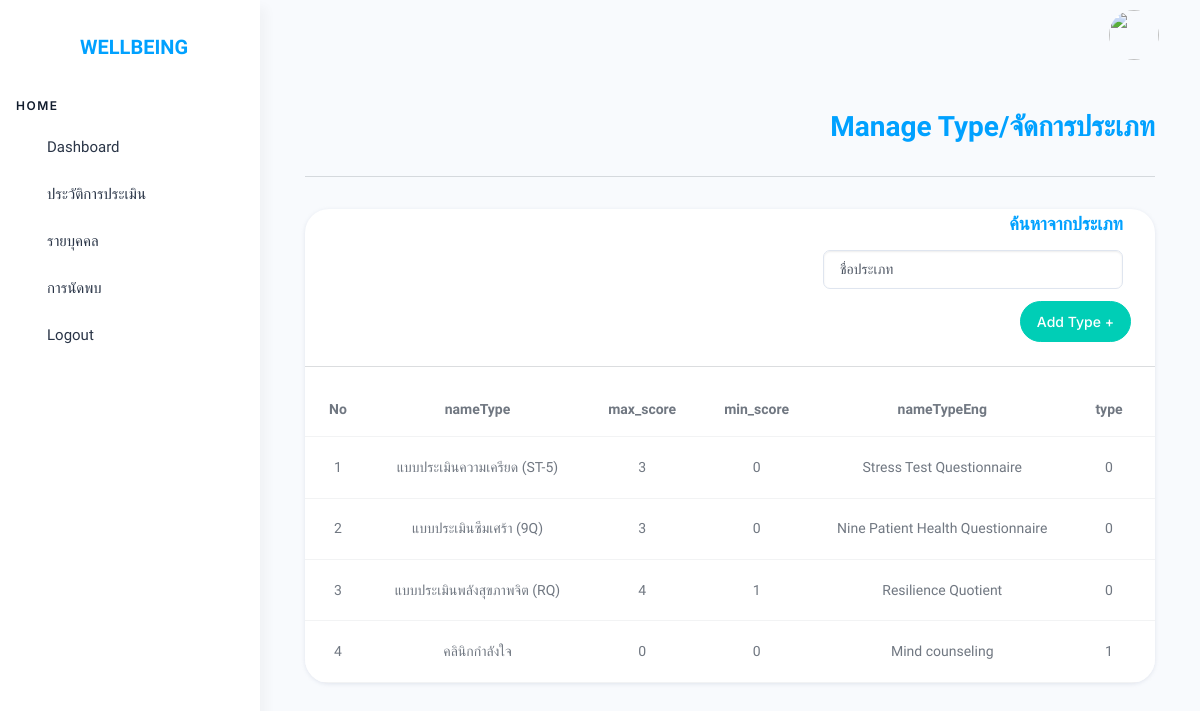
/src/php/manage_type.php, run on the app's committed database.
### tables this page shows
CREATE TABLE `form_type` (
  `id` int(11) NOT NULL,
  `nameType` varchar(255) NOT NULL,
  `createdAt` datetime NOT NULL,
  `updatedAt` datetime NOT NULL,
  `max_score` int(11) NOT NULL,
  `min_score` int(11) NOT NULL,
  `nameTypeEng` varchar(255) DEFAULT NULL,
  `type` int(11) DEFAULT NULL
);

### src/php/manage_type.php (the view, shortened to what this page needs)
<?php
require 'connect.php';
$sql = "SELECT id, nameType, max_score, min_score, nameTypeEng, type FROM form_type ";
$stmt = $conn->query($sql);
$result = $stmt->fetchAll(PDO::FETCH_ASSOC);
?>
<!doctype html>
<html lang="en">
<head>
    <link rel="stylesheet" href="../assets/css/styles.min.css" />
    <link rel="stylesheet" href="../assets/css/addQ.css" />
    <link rel="stylesheet" href="../assets/css/notification.css">
</head>
<body>
    <div class="page-wrapper" id="main-wrapper" data-layout="vertical" data-navbarbg="skin6" data-sidebartype="full"
        data-sidebar-position="fixed" data-header-position="fixed">
        <?php include 'sidebar.php'; ?>
        <div class="body-wrapper">
            <?php include 'header.php'; ?>
            <div class="body-wrapper-inner">
                <div class="container-fluid">
                    <h2 class="head-topic text-primary pb-3">Manage Type/จัดการประเภท</h2>
                    <hr class="p-md-2">
                    <div class="row">
                        <div class="col-lg-12 d-flex align-items-stretch">
                            <div class="card w-100 overflow-hidden">
                                <div class="card-body py-1 d-flex align-items-center justify-content-end mb-1">
                                    <h4 class="fs- mb-1 card-title text-primary me-2">ค้นหาจากประเภท</h4>
                                </div>
                                <div class="card-body py-1 d-flex align-items-center justify-content-end mb-1">
                                    <input type="text" id="searchInput" class="form-control w-20 me-2"
                                        placeholder="ชื่อประเภท">
                                </div>
                                <div class="card-body py-1 d-flex align-items-center justify-content-end mb-1">
                                    <button type="button" class="btn btn-success" data-bs-toggle="modal"
                                        data-bs-target="#addTypeModal">
                                        Add Type +
                                    </button>
                                </div>
                                <hr>
                                <div data-simplebar class="position-relative">
                                    <div id="searchResult" class="table-responsive products-tabel" data-simplebar>
                                        <table class="table text-nowrap mb-0 align-middle table-hover">
                                            <thead class="fs-4">
                                                <tr>
                                                    <th class="fs-3">No</th>
                                                    <th class="fs-3">nameType</th>
                                                    <th class="fs-3">max_score</th>
                                                    <th class="fs-3">min_score</th>
                                                    <th class="fs-3">nameTypeEng</th>
                                                    <th class="fs-3">type</th>
                                                    <th class="fs-3">manage</th>
                                                </tr>
                                            </thead>
                                            <tbody>
                                                <?php $count = 1;
                                                if ($result): ?>
                                                    <?php foreach ($result as $row): ?>
                                                        <tr>
                                                            <td><?= htmlspecialchars($count++); ?></td>
                                                            <td><?= htmlspecialchars($row['nameType']); ?></td>
                                                            <td><?= htmlspecialchars($row['max_score']); ?></td>
                                                            <td><?= htmlspecialchars($row['min_score']); ?></td>
                                                            <td><?= htmlspecialchars($row['nameTypeEng']); ?></td>
                                                            <td><?= htmlspecialchars($row['type']); ?></td>
                                                            <td>
                                                            </td>
                                                        </tr>
                                                    <?php endforeach; ?>
                                                <?php else: ?>
                                                    <tr>
                                                        <td colspan="8" class="text-center">ไม่มีข้อมูล</td>
                                                    </tr>
                                                <?php endif; ?>
                                            </tbody>
                                        </table>
                                    </div>
                                </div>
                            </div>
                        </div>
                    </div>
                </div>
            </div>
        </div>
    </div>
</body>
</html>

### src/assets/css/addQ.css (style rules this page uses)
.head-topic { text-align: end; }
td { text-align: center; }

### data on the page
form_type: nameType "แบบประเมินความเครียด (ST-5)", max_score "3", min_score "0", nameTypeEng "Stress Test Questionnaire", type "0"
form_type: nameType "แบบประเมินซึมเศร้า (9Q)", max_score "3", min_score "0", nameTypeEng "Nine Patient Health Questionnaire", type "0"
form_type: nameType "แบบประเมินพลังสุขภาพจิต (RQ)", max_score "4", min_score "1", nameTypeEng "Resilience Quotient", type "0"
form_type: nameType "คลินิกกำลังใจ", max_score "0", min_score "0", nameTypeEng "Mind counseling", type "1"
